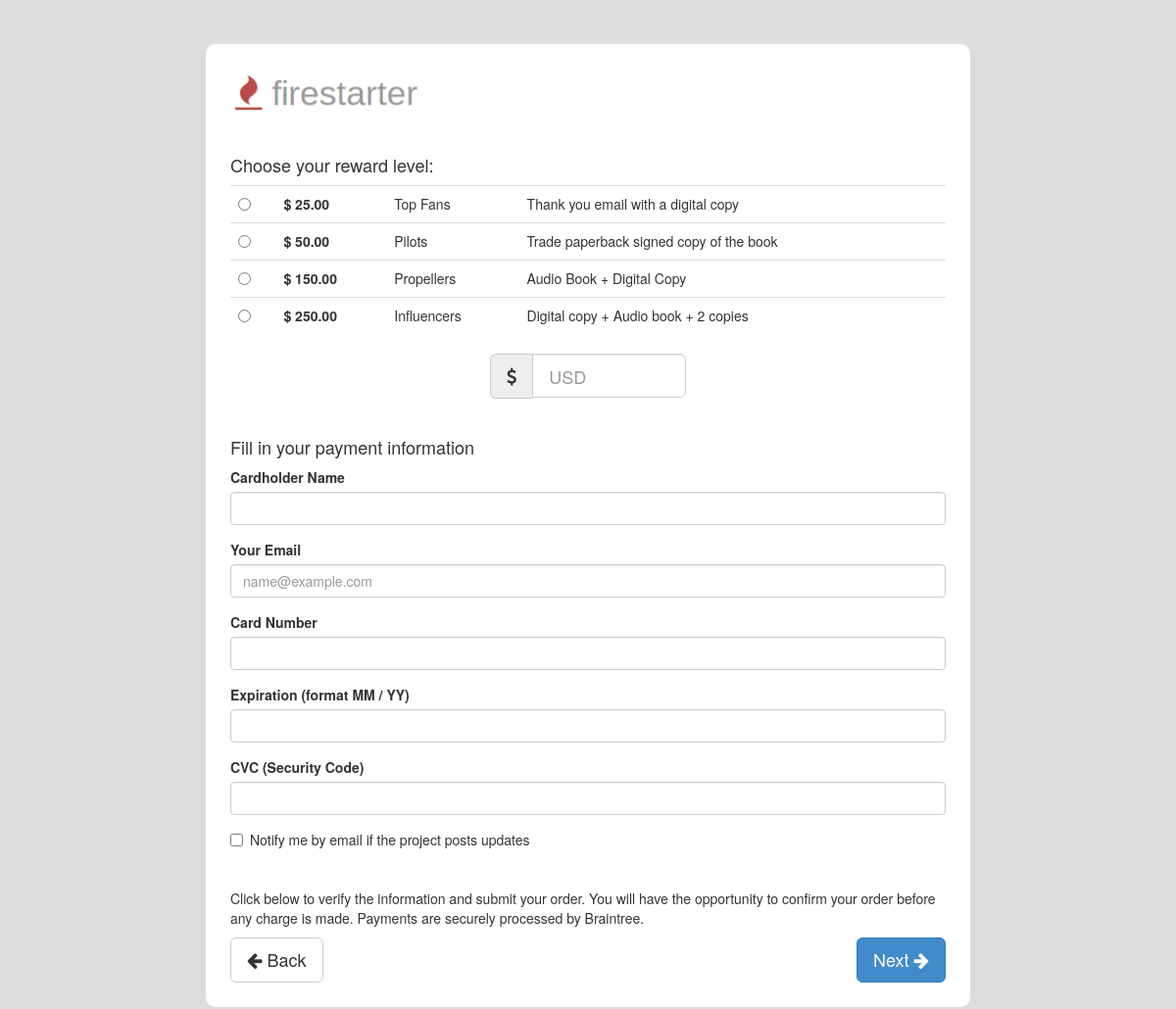
Page /pledge/ on the committed database.
### crowdfunding/models.py (models this page shows, shortened)
class Reward(models.Model):
	name = models.CharField(max_length=255, verbose_name='Reward Name')
	min_amount = models.DecimalField(max_digits=8, decimal_places=2, verbose_name="Minimum Amount")
	desc = models.CharField(max_length=255, verbose_name='Reward Description')
	short_desc = models.CharField(max_length=255, verbose_name='Short Reward Description')
	img = models.URLField(verbose_name='Image URL', blank=True)

### crowdfunding/cc_stripe.py (the view)
# urls.py: path('pledge/', cc_stripe.approve_payment, name='approve_payment'),
def approve_payment(request):
	proj_name = settings.PROJECT_NAME
	stripe_public_key = settings.STRIPE_PUBLIC_KEY
	if request.method == 'POST':
		fd = request.POST.copy()
		if fd['reward'] != 'none':
			fd['reward_name'] = fd['reward']
			fd['reward_short_desc'] = Reward.objects.get(name=fd['reward']).short_desc
			fd['reward'] = True
		else:
			fd['reward'] = False
			fd['reward_name'] = ''
		request.session['fd'] = fd
		return render(request, 'payment/confirm.html', locals())
	elif settings.STOP and (settings.DATE - datetime.datetime.now()).days < 0:
		msg = 'The funding campaign is complete and is no longer accepting new contributions.'
		return render(request, 'error.html', locals())
	else:
		request.session['fd'] = {}
		rewards = sorted(Reward.objects.all(), key=lambda i: i.min_amount)
		return render(request, 'payment/cc.html', locals())

### templates/payment/cc.html (shortened to what this page needs)
{% extends 'form-base.html' %}
{% block body %}
{% load static %}
  <form id="payform" role="form" method="POST" action="{% url 'approve_payment' %}" novalidate>
    <img src="{% static 'img/logo.png' %}" width="200" height="auto" /><br />
    <h4 class="phead">Choose your reward level:</h4>
    <div id="rewards-grp" class="form-group">
      <table class="table table-hover">
        <tbody id="rewardslist">
          {% for reward in rewards %}
          <tr><td><input type="radio" name="reward" id="rsel-{{ forloop.counter }}" value="{{ reward.name }}"></td><td class="price"><strong><span class="currency-symbol"></span><span class="rewardamtusd"> {{ reward.min_amount }}</span></strong></td><td>{{ reward.name }}</td><td>{{ reward.short_desc }}</td></tr>
          {% endfor %}
        </tbody>
      </table>
    </div>
    <div id="donate-grp" class="form-group input-group input-group-lg">
      <span class="input-group-addon"><i id="currency-icon" class="icon-usd"></i></span>
      <input type="text" class="form-control" name="amount" id="amount" placeholder="USD" />
    </div>
    <h4 class="phead">Fill in your payment information</h4>
    <div id="cc-form">
      <div id="cc-name-grp" class="form-group">
        <label class="control-label" for="cc-name">Cardholder Name</label>
        <input type="text" id="cc-name" name="cc_name" class="form-control" />
      </div>
      <div id="cc-email-grp" class="form-group">
        <label class="control-label" for="email">Your Email</label>
        <input type="text" class="form-control" name="email" id="email" placeholder="name@example.com" />
      </div>
      <div id="cc-num-grp" class="form-group">
        <label class="control-label" for="cc-number">Card Number</label>
        <input type="text" class="form-control" id="cc-number" pattern="\d*" x-autocompletetype="cc-number" />
      </div>
      <div id="cc-exp-grp" class="form-group">
        <label class="control-label" for="cc-exp">Expiration (format MM / YY)</label>
        <input type="text" class="form-control" id="cc-exp" pattern="\d*" x-autocompletetype="cc-exp" />
      </div>
      <div id="cc-cvc-grp" class="form-group">
        <label class="control-label" for="cc-cvc">CVC (Security Code)</label>
        <input type="text" class="form-control" id="cc-cvc" pattern="\d*" autocomplete="off" />
      </div>
    </div>
    <div class="checkbox">
      <label>
        <input name="notify" type="checkbox"> Notify me by email if the project posts updates
      </label>
    </div>
    <p class="phead">Click below to verify the information and submit your order. You will have the opportunity to confirm your order before any charge is made. Payments are securely processed by Braintree.</p>
    <a class="btn btn-lg btn-default" href="/" id="backbutton"><i class="icon-arrow-left"></i> Back</a>
    <button type="button" class="pull-right btn btn-lg btn-primary" href="#" id="submitbutton">Next </button>
  </form>
{% endblock %}

### templates/form-base.html (shortened to what this page needs)
<!DOCTYPE html>
<head>
  {% load static %}
  <link rel="stylesheet" type="text/css" href="{% static 'css/bootstrap.min.css' %}" media="screen" />
  <link rel="stylesheet" type="text/css" href="{% static 'css/style.css' %}" media="screen" />
  <link rel="stylesheet" type="text/css" href="{% static 'css/font-awesome.min.css' %}" media="screen" />
</head>
<body class="fs-fundpage">
  <div class="container">
    <div class="row">
      <div class="col-md-8 col-md-offset-2 fs-fundpage-container">
        {% block body %}{% endblock %}
      </div>
    </div>
  </div>
</body>
</html>

### static/css/style.css (style rules this page uses)
body { padding-top: 20px; }
.fs-fundpage { background-color: #DDDDDD; }
.fs-fundpage-container { background-color: #FFFFFF; margin-top: 25px; margin-bottom: 25px; padding: 25px; border-radius: 10px; }
.phead { margin-top: 40px; }
#donate-grp { max-width: 200px; margin-left: auto; margin-right: auto; }

### rows in the picture
Reward: min_amount "25.00", name "Top Fans", short_desc "Thank you email with a digital copy"
Reward: min_amount "50.00", name "Pilots", short_desc "Trade paperback signed copy of the book"
Reward: min_amount "150.00", name "Propellers", short_desc "Audio Book + Digital Copy"
Reward: min_amount "250.00", name "Influencers", short_desc "Digital copy + Audio book + 2 copies"
